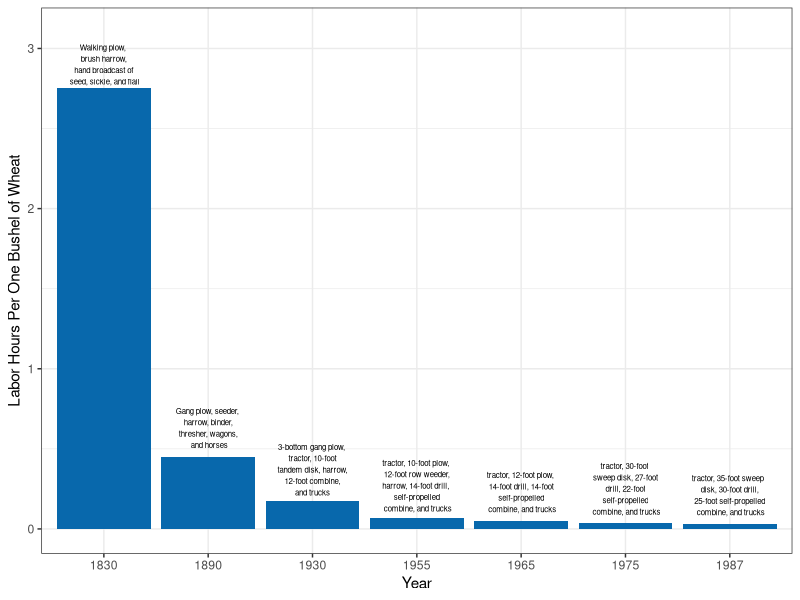
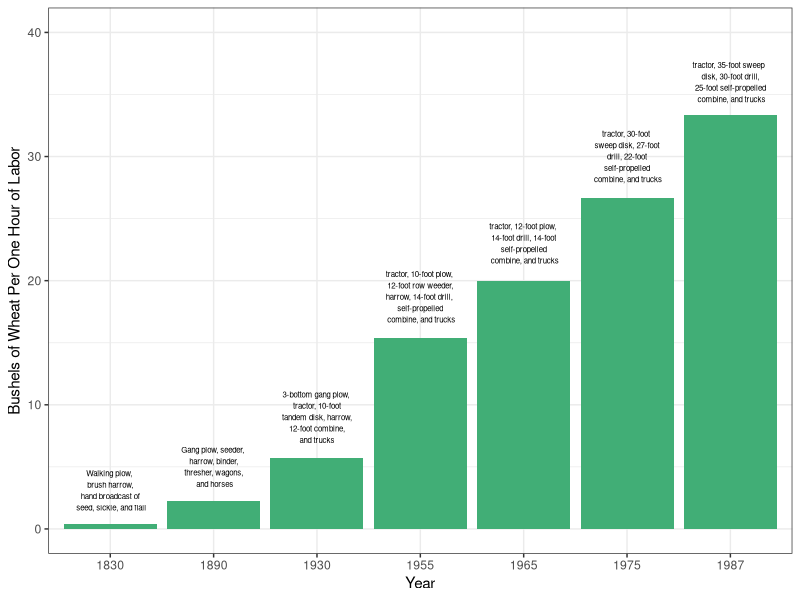

Source code (R) for these figures, in order:
#Graph Designer: Bridget Diana + Scott Cohn + Simon Halliday
#Authors: Bowles and Halliday
#Title: Coordination, Conflict and Competition: A Text in Microeconomics


require(shape)
library(tidyverse)
library(lubridate)
# ----
#Set parameters for graphics
axislabelsize <- 1.5
labelsize <- 1.2
graphlinewidth <- 2
segmentlinewidth <- 1.5

COL <- c("#7fc97f", "#beaed4", "#fdc086", "#ffff99", "#386cb0", "#f0027f", "#bf5b17", "#666666")
COLA <- c("#e0f3db", "#99d8c9","#66c2a4","#41ae76", "#238b45", "#005824")
COLB <- c("#c6dbef", "#4eb3d3", "#2b8cbe", "#0868ac","#084081")
COLC <- c("#fcfbfd", "#efedf5", "#dadaeb", "#bcbddc", "#9e9ac8", "#807dba", "#6a51a3", "#54278f", "#3f007d")

#----
# pull in data
# ----
library(readr)
ag_data <- read_csv("ag_data.csv")

ag_data$lnHoursPerBushel <- log(ag_data$HoursPerBushel)
ag_data$lnBushelsPerHourLabor <- log(ag_data$BushelsPerHourLabor)
ag_data$lnHoursPer100Bushels <- log(ag_data$HoursPer100Bushels)

# graph
# ----

pdf(file = "hours_per_bushel.pdf", width = 7, height = 7)

ggplot(data = ag_data, mapping = aes(x = as.factor(Year), y = HoursPerBushel)) +  labs(x = "Year", y = "Labor Hours Per One Bushel of Wheat") + geom_bar(stat = "identity", fill = COLB[4]) + annotate("text", x = c(1,2, 3, 4, 5, 6, 7), y = c(2.9, 0.63, 0.37, 0.27, 0.23, 0.25, 0.21), label = c("Walking plow, \n brush harrow, \n hand broadcast of \n seed, sickle, and flail", "Gang plow, seeder, \n harrow, binder, \n thresher, wagons, \n and horses", "3-bottom gang plow, \n tractor, 10-foot \n tandem disk, harrow, \n 12-foot combine, \nand trucks", "tractor, 10-foot plow, \n 12-foot row weeder, \nharrow, 14-foot drill, \n self-propelled \n combine, and trucks", "tractor, 12-foot plow, \n 14-foot drill, 14-foot \n self-propelled \n combine, and trucks", "tractor, 30-foot \n sweep disk, 27-foot \n drill, 22-foot \n self-propelled \n combine, and trucks", "tractor, 35-foot sweep  \n disk, 30-foot drill, \n 25-foot self-propelled \n combine, and trucks") , color="black", size=2) +theme_bw() + ylim(0,3.1)

dev.off()

pdf(file = "bushels_per_hour.pdf", width = 7, height = 7)

ggplot(data = ag_data, mapping = aes(x = as.factor(Year), y = BushelsPerHourLabor)) + labs(x = "Year", y = "Bushels of Wheat Per One Hour of Labor") + geom_bar(stat = "identity", fill = COLA[4]) + annotate("text", x = c(1,2, 3, 4, 5, 6, 7), y = c(3.1,5, 9, 18.7, 23, 30, 36), label = c("Walking plow, \n brush harrow, \n hand broadcast of \n seed, sickle, and flail", "Gang plow, seeder, \n harrow, binder, \n thresher, wagons, \n and horses", "3-bottom gang plow, \n tractor, 10-foot \n tandem disk, harrow, \n 12-foot combine, \nand trucks", "tractor, 10-foot plow, \n 12-foot row weeder, \nharrow, 14-foot drill, \n self-propelled \n combine, and trucks", "tractor, 12-foot plow, \n 14-foot drill, 14-foot \n self-propelled \n combine, and trucks", "tractor, 30-foot \n sweep disk, 27-foot \n drill, 22-foot \n self-propelled \n combine, and trucks", "tractor, 35-foot sweep  \n disk, 30-foot drill, \n 25-foot self-propelled \n combine, and trucks") , color="black", size=2) +theme_bw() + ylim(0,40)
#+ annotate("segment", x = c(1,2,3,4), xend = c(1,2,3,4), y = c(4,7,10,18.5) , yend = c(1,3,6,15.5), colour = "black", size=0.4, alpha=1, arrow=arrow()) 

dev.off()
